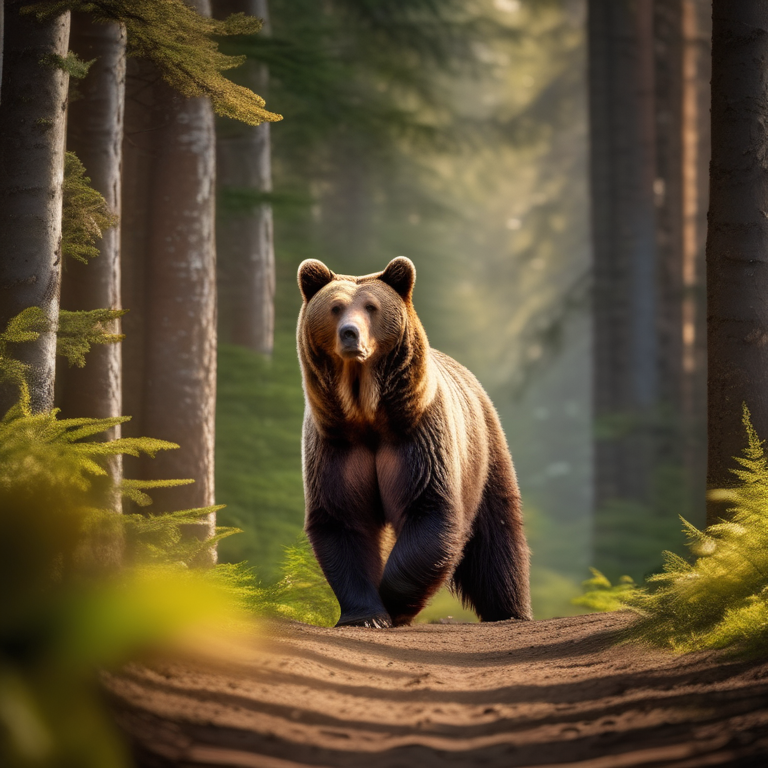
#> input picture Data/a_bear_251595.png, 768 x 768 px
$ python -i InternetImages.py   (imports and definitions only)
#> lines starting #> are read from the running program, lines starting #| are printed output that depends on the picture
import requests
import io
import os
import time
from PIL import Image
from dotenv import load_dotenv

# [1 line not run here, left out]

API_KEY = os.getenv("GOOGLEAPIKEY")
CSE_ID = os.getenv("GOOGLE_CSE_ID")
SERP_API_KEY = os.getenv("SerpAPIKey")  # Fallback for when Google API reaches limit

HEADERS = {
    'User-Agent': 'Mozilla/5.0 (Windows NT 10.0; Win64; x64) AppleWebKit/537.36 (KHTML, like Gecko) Chrome/120.0.0.0 Safari/537.36',
    'Accept': 'image/avif,image/webp,image/apng,image/svg+xml,image/*,*/*;q=0.8',
    'Accept-Language': 'en-US,en;q=0.9',
    'Accept-Encoding': 'gzip, deflate, br',
    'Referer': 'https://www.google.com/',
    'Connection': 'keep-alive',
}

# [78 lines left out: functions search_serpapi_images, search_google_images, is_valid_image_content, not called in this run]

def show_images(image_urls):
    temp_dir = "temp_images"
    os.makedirs(temp_dir, exist_ok=True)

    successful = 0
    for i, url in enumerate(image_urls, 1):
        try:

            response = requests.get(url, headers=HEADERS, timeout=15, allow_redirects=True)
            response.raise_for_status()

            content_type = response.headers.get('Content-Type', '').lower()
            if content_type and 'image' not in content_type:
                continue

            if len(response.content) < 100:
                continue

            if not is_valid_image_content(response.content):
                continue

            try:
                image = Image.open(io.BytesIO(response.content))
                image.verify()

                image = Image.open(io.BytesIO(response.content))

            except Exception as e:
                continue

            if image.mode in ('RGBA', 'LA', 'P'):
                background = Image.new('RGB', image.size, (255, 255, 255))
                if image.mode == 'P':
                    image = image.convert('RGBA')
                if image.mode in ('RGBA', 'LA'):
                    background.paste(image, mask=image.split()[-1])
                else:
                    background.paste(image)
                image = background
            elif image.mode != 'RGB':
                image = image.convert('RGB')

            filepath = os.path.join(temp_dir, f"image_{i}.jpg")
            image.save(filepath, 'JPEG', quality=95)

            image.show()
            successful += 1

            time.sleep(0.5)

        except requests.exceptions.HTTPError as e:
            pass
        except requests.exceptions.RequestException as e:
            pass
        except Exception as e:
            pass

    return successful

# [30 lines not run here, left out]

>>> import cv2
>>> picture = cv2.imread('../Data/a_bear_251595.png', cv2.IMREAD_GRAYSCALE)
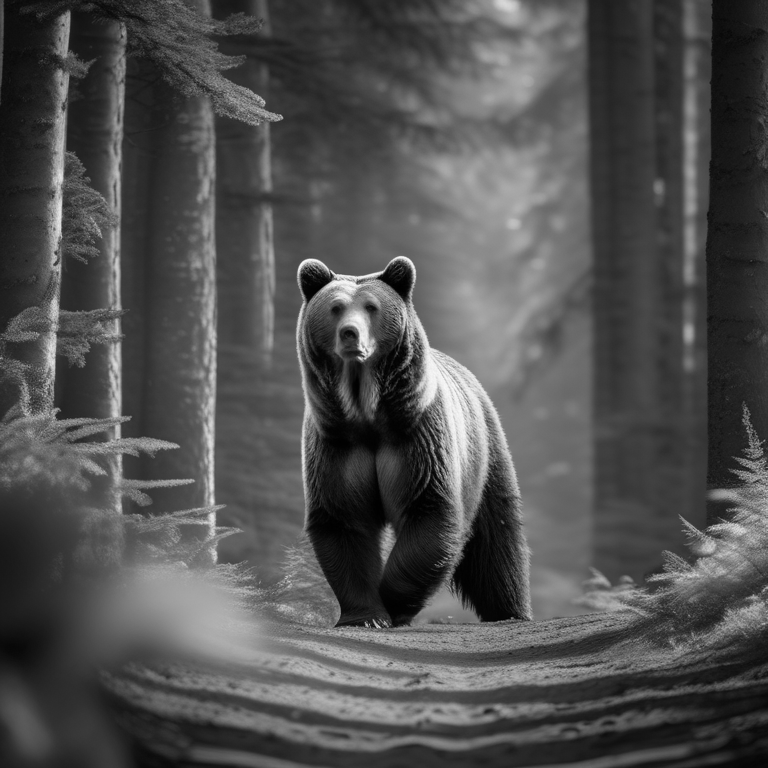
#> picture: shape (768, 768); min 0, max 249, mean 79.9
>>> result = show_images(picture)
